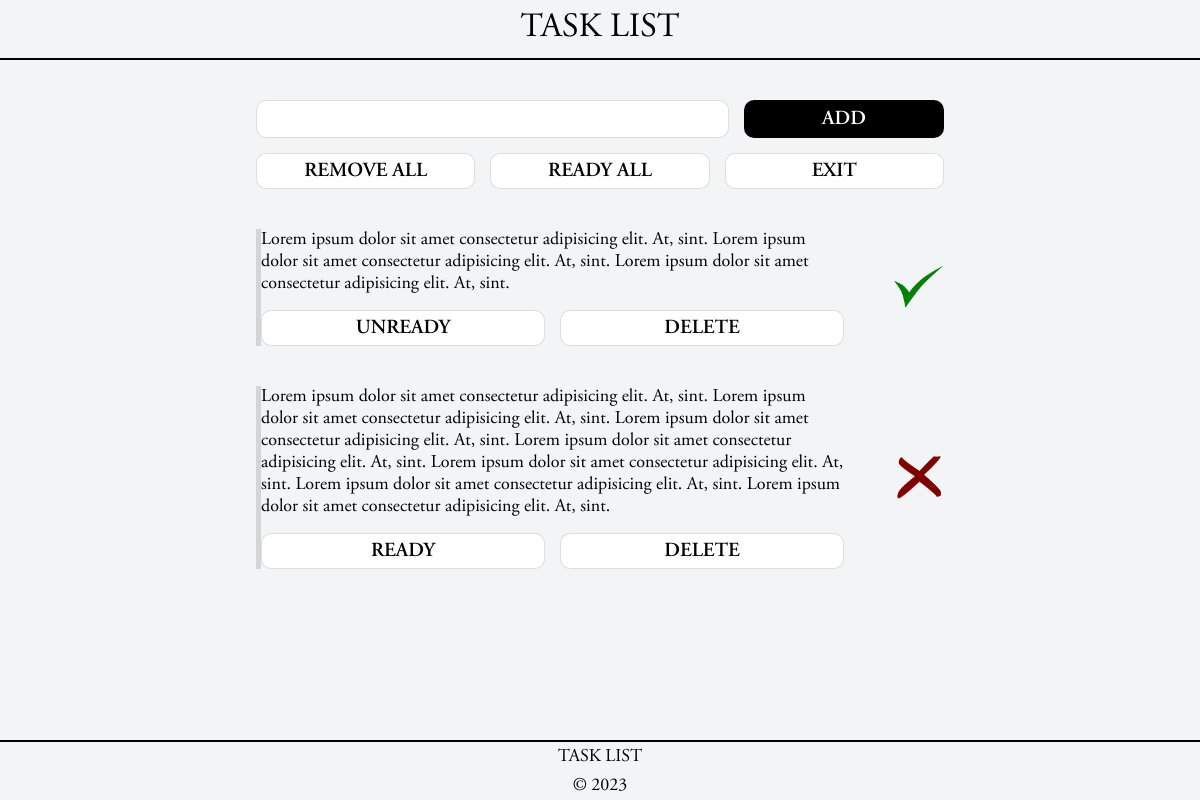
The page / (signed in) on the database its author committed.
### tables this page shows
CREATE TABLE `tasks` (
  `id` int(11) NOT NULL,
  `user_id` int(11) NOT NULL,
  `description` text NOT NULL,
  `status` varchar(255) NOT NULL,
  `created_at` datetime NOT NULL DEFAULT current_timestamp()
);

### app/core/view.php (called while the page is built)
<?php
	class View {
		public function generate ($content_view, $template_view, $data = null) {
			include 'app/views/'.$template_view;
		}
	}
?>

### app/controllers/controller_main.php (called while the page is built, shortened)
<?php
	class Controller_Main extends Controller {
		public function __construct() {
			$this->view = new View();
		}
		public function action_index() {
			$this->view->generate('main_view.php', 'template_view.php');
		}
	}
?>

### app/bootstrap.php (called while the page is built, shortened)
<?php
	require_once 'core/view.php';
	require_once 'core/route.php';
	Route::start();
?>

### index.php (called while the page is built, shortened)
<?php
	require_once 'app/bootstrap.php';
?>

### app/views/main_view.php (the view, shortened to what this page needs)
<?php
	$connect = mysqli_connect('Task8-MVC', 'root', '', 'tasklist');
	$user_id = $_SESSION['user']['id'];
?>
<div class="container">
		<div class="tasklist_add">
			<form action="/main/add_task" method="POST" class="tasklist_add_block">
				<input type="text" name="add_text" class="add_text">
				<input type="submit" name="add_sub" value="ADD" class="add_sub">
			</form>
			<div class="tasklist_add_block">
				<a href='/main/remove_all/?user_id=<?=$user_id?>' class='tasklist_btn'>REMOVE ALL</a>
				<a href="/main/ready_all/?user_id=<?=$user_id?>" class='tasklist_btn'>READY ALL</a>
				<a href='/main/exit' class='tasklist_btn'>EXIT</a>
			</div>
		</div>
		<div class="tasklist">
			<?php
				$str_out_tasks = "SELECT * FROM `tasks` WHERE user_id = '$user_id'";
				$run_out_tasks = mysqli_query($connect, $str_out_tasks);
				while ($out_tasks = mysqli_fetch_array($run_out_tasks)) {
					if ($out_tasks['status'] == 1) {
						$status_text = "READY";
						$img = "<img src='/imgs/X.svg' alt=''>";
					} elseif ($out_tasks['status'] == 2) {
						$status_text = "UNREADY";
						$img = "<img src='/imgs/V.svg' alt=''>";
					}
					echo "
						<div class='tasklist_items'>
							<div class='tasklist_item'>
									<p class='tasklist_item_text'>$out_tasks[description]</p>
									<div class='tasklist_item_btn'>
										<a href='/main/status/?status_id=$out_tasks[id]' class='tasklist_btn'>$status_text</a>
										<a href='/main/delete/?delete_id=$out_tasks[id]' class='tasklist_btn'>DELETE</a>
									</div>
							</div>
							<div class='tasklist_status_img'>
								$img
							</div>
						</div>
					";
				}
			?>
		</div>
	</div>

### app/core/route.php (shortened to what this page needs)
<?php
	class Route {
		static function start() {
			$action_name = 'index';
			$action_name = 'action_'.$action_name;
			$controller = new $controller_name;
			$action = $action_name;
			if (method_exists($controller, $action)) {
				$controller->$action();
			} else {
				Route::ErrorPage404();
			}
		}
	}
?>

### app/views/template_view.php (shortened to what this page needs)
<!DOCTYPE html>
<html lang="en">
<head>
	<link rel="stylesheet" href="css/style.css">
</head>
<body>
	<div class="wrapper">
		<header class="header">
			<p class="header_title">TASK LIST</p>
		</header>
		<main class="main">
			<?php
				include 'app/views/'.$content_view;
			?>
		</main>
		<footer class="footer">
			<p class="footer_text">TASK LIST</p>
			<p class="footer_text">&copy 2023</p>
		</footer>
	</div>
</body>
</html>

### css/style.css (style rules this page uses)
* { margin: 0; padding: 0; box-sizing: border-box; text-decoration: none; font-family: "Adobe-Regular"; color: #000; font-size: 18px; }
html, body { width: 100%; height: 100%; background-color: #F2F4F6; }
.wrapper { height: 100%; display: flex; flex-direction: column; }
.header { height: 70px; display: flex; justify-content: center; align-items: center; border-bottom: 2px solid black; }
.header_title { font-size: 34px; }
.main { height: 100%; flex: 1 1 auto; }
.footer { height: 70px; display: flex; flex-direction: column; justify-content: center; align-items: center; gap: 7px; border-top: 2px solid black; }
.container { max-width: 720px; width: 100%; margin: 40px auto; padding: 0px 16px; }
.tasklist_add { display: flex; flex-direction: column; gap: 15px; }
.tasklist_add_block { display: flex; gap: 15px; justify-content: space-evenly; }
.add_text { max-width: 100%; width: 100%; min-height: 30px; border-radius: 10px; padding: 7px; border: 1px solid rgba(0,0,0,.13); }
.add_sub { padding: 5px 15px; max-width: 200px; width: 100%; min-height: 30px; background-color: #000; color: #fff; cursor: pointer; font-family: "Adobe-Semibold"; font-size: 20px; border-radius: 10px; border: 1px solid rgba(0,0,0,.13); }
.tasklist_btn { min-height: 30px; padding: 5px 15px; background-color: #fff; color: #000; cursor: pointer; font-family: "Adobe-Semibold"; font-size: 20px; border-radius: 10px; border: 1px solid rgba(0,0,0,.13); width: 100%; text-align: center; }
.tasklist_items { margin: 40px 0px; display: flex; gap: 50px; border-left: 5px solid rgba(0,0,0,.13); }
.tasklist_item { width: 100%; display: flex; flex-direction: column; gap: 15px; }
.tasklist_item_text { font-family: "Adobe-Regular"; color: black; }
.tasklist_item_btn { display: flex; gap: 15px; }
.tasklist_status_img { display: flex; justify-content: center; align-items: center; max-width: 50px; max-height: 100%; }
.tasklist_status_img > img { width: 50px; height: 50px; }

### rows shown on the page
tasks: description "Lorem ipsum dolor sit amet consectetur adipisicing elit. At, sint. Lorem ipsum dolor sit amet consectetur adipisicing elit. At, sint. Lorem ipsum dolor sit amet consectetur adipisicing elit. At, sint.", status "UNREADY"
tasks: description "Lorem ipsum dolor sit amet consectetur adipisicing elit. At, sint. Lorem ipsum dolor sit amet consectetur adipisicing elit. At, sint. Lorem ipsum dolor sit amet consectetur adipisicing elit. At, sint. Lorem ipsum dolor sit amet consectetur adipisicing elit. At, sint. Lorem ipsum dolor sit amet consectetur adipisicing elit. At, sint. Lorem ipsum dolor sit amet consectetur adipisicing elit. At, sint. Lorem ipsum dolor sit amet consectetur adipisicing elit. At, sint.", status "READY"
